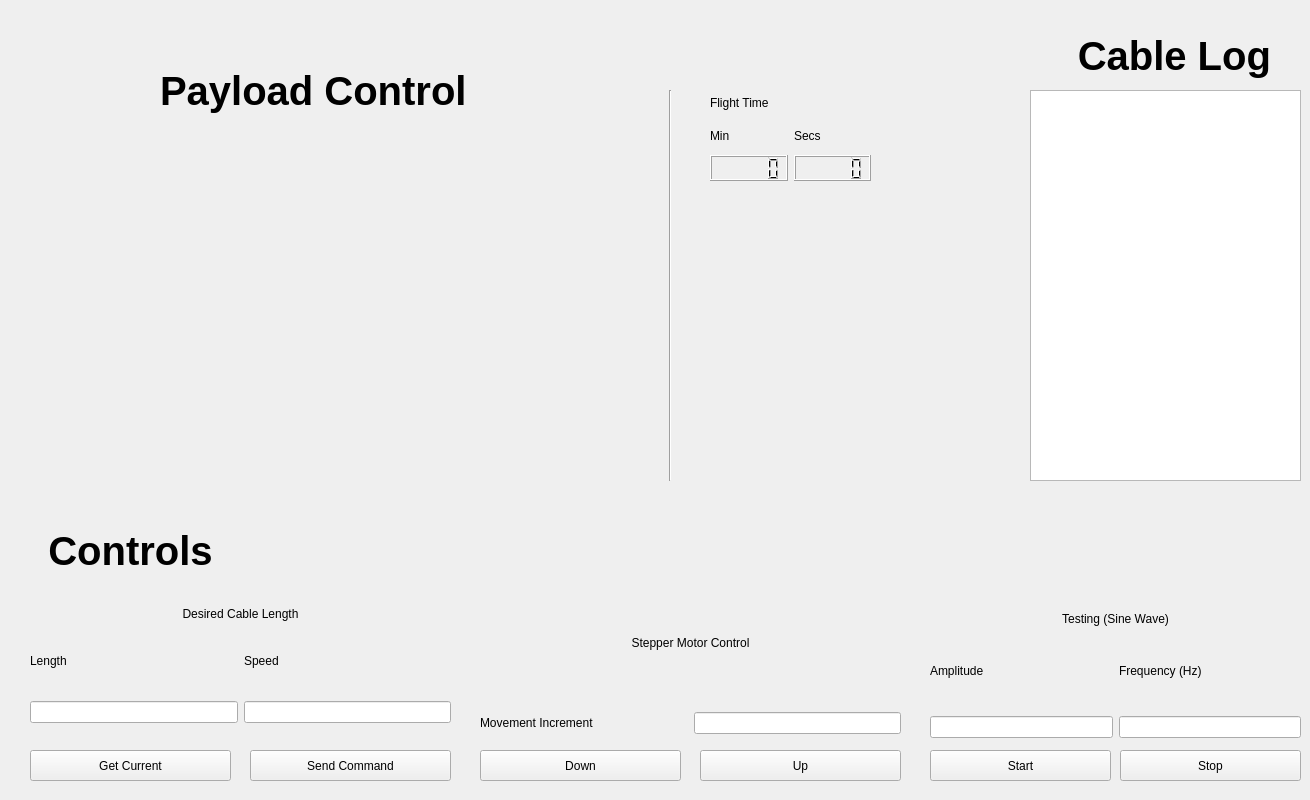
  <widget class="QWidget" name="tab">
   <property name="accessibleName">
    <string>auto water sampling</string>
   </property>
   <attribute name="title">
    <string>Water Sampling</string>
   </attribute>
   <widget class="QLabel" name="titleWaterSampling">
    <property name="geometry">
     <rect>
      <x>160</x>
      <y>60</y>
      <width>331</width>
      <height>61</height>
     </rect>
    </property>
    <property name="font">
     <font>
      <pointsize>30</pointsize>
      <weight>75</weight>
      <bold>true</bold>
     </font>
    </property>
    <property name="text">
     <string>Payload Control</string>
    </property>
   </widget>
   <widget class="QLabel" name="titleControls">
    <property name="geometry">
     <rect>
      <x>-10</x>
      <y>520</y>
      <width>281</width>
      <height>61</height>
     </rect>
    </property>
    <property name="font">
     <font>
      <pointsize>30</pointsize>
      <weight>75</weight>
      <bold>true</bold>
     </font>
    </property>
    <property name="text">
     <string>Controls</string>
    </property>
    <property name="alignment">
     <set>Qt::AlignCenter</set>
    </property>
   </widget>
   <widget class="QPushButton" name="btnGetCurLenght">
    <property name="geometry">
     <rect>
      <x>30</x>
      <y>750</y>
      <width>201</width>
      <height>31</height>
     </rect>
    </property>
    <property name="text">
     <string>Get Current</string>
    </property>
   </widget>
   <widget class="QPushButton" name="btnSendCMD">
    <property name="geometry">
     <rect>
      <x>250</x>
      <y>750</y>
      <width>201</width>
      <height>31</height>
     </rect>
    </property>
    <property name="text">
     <string>Send Command</string>
    </property>
    <property name="shortcut">
     <string>Return</string>
    </property>
   </widget>
   <widget class="Line" name="line">
    <property name="geometry">
     <rect>
      <x>660</x>
      <y>90</y>
      <width>20</width>
      <height>391</height>
     </rect>
    </property>
    <property name="orientation">
     <enum>Qt::Vertical</enum>
    </property>
   </widget>
   <widget class="QPushButton" name="btnDown">
    <property name="geometry">
     <rect>
      <x>480</x>
      <y>750</y>
      <width>201</width>
      <height>31</height>
     </rect>
    </property>
    <property name="text">
     <string>Down</string>
    </property>
   </widget>
   <widget class="QPushButton" name="btnUp">
    <property name="geometry">
     <rect>
      <x>700</x>
      <y>750</y>
      <width>201</width>
      <height>31</height>
     </rect>
    </property>
    <property name="text">
     <string>Up</string>
    </property>
    <property name="shortcut">
     <string>Return</string>
    </property>
   </widget>
   <widget class="QLabel" name="titleCableLog">
    <property name="geometry">
     <rect>
      <x>1030</x>
      <y>30</y>
      <width>241</width>
      <height>51</height>
     </rect>
    </property>
    <property name="font">
     <font>
      <pointsize>30</pointsize>
      <weight>75</weight>
      <bold>true</bold>
     </font>
    </property>
    <property name="text">
     <string>Cable Log</string>
    </property>
    <property name="alignment">
     <set>Qt::AlignRight|Qt::AlignTrailing|Qt::AlignVCenter</set>
    </property>
   </widget>
   <widget class="QTextBrowser" name="Logging_3">
    <property name="geometry">
     <rect>
      <x>1030</x>
      <y>90</y>
      <width>271</width>
      <height>391</height>
     </rect>
    </property>
   </widget>
   <widget class="QWidget" name="verticalLayoutWidget_26">
    <property name="geometry">
     <rect>
      <x>710</x>
      <y>90</y>
      <width>161</width>
      <height>91</height>
     </rect>
    </property>
    <layout class="QVBoxLayout" name="FlightTimeVLayout_2">
     <item>
      <widget class="QLabel" name="FlightTimeLabel_2">
       <property name="text">
        <string>Flight Time</string>
       </property>
      </widget>
     </item>
     <item>
      <layout class="QHBoxLayout" name="FlightTimeHLabel_2">
       <item>
        <widget class="QLabel" name="Min_Label_2">
         <property name="text">
          <string>Min</string>
         </property>
        </widget>
       </item>
       <item>
        <widget class="QLabel" name="Sec_Label_2">
         <property name="text">
          <string>Secs</string>
         </property>
        </widget>
       </item>
      </layout>
     </item>
     <item>
      <layout class="QHBoxLayout" name="FlightTime_DISP_2">
       <item>
        <widget class="QLCDNumber" name="Min_DISP_2"/>
       </item>
       <item>
        <widget class="QLCDNumber" name="Sec_DISP_2"/>
       </item>
      </layout>
     </item>
    </layout>
   </widget>
   <widget class="QWidget" name="gridLayoutWidget_3">
    <property name="geometry">
     <rect>
      <x>30</x>
      <y>580</y>
      <width>421</width>
      <height>171</height>
     </rect>
    </property>
    <layout class="QGridLayout" name="gridLayout_2">
     <item row="2" column="1">
      <widget class="QLineEdit" name="speed_CMD">
       <property name="sizePolicy">
        <sizepolicy hsizetype="Preferred" vsizetype="Fixed">
         <horstretch>0</horstretch>
         <verstretch>0</verstretch>
        </sizepolicy>
       </property>
       <property name="minimumSize">
        <size>
         <width>0</width>
         <height>0</height>
        </size>
       </property>
       <property name="text">
        <string/>
       </property>
      </widget>
     </item>
     <item row="0" column="0" colspan="2">
      <widget class="QLabel" name="lblDesiredCableLength">
       <property name="sizePolicy">
        <sizepolicy hsizetype="Preferred" vsizetype="Fixed">
         <horstretch>0</horstretch>
         <verstretch>0</verstretch>
        </sizepolicy>
       </property>
       <property name="text">
        <string>Desired Cable Length</string>
       </property>
       <property name="alignment">
        <set>Qt::AlignBottom|Qt::AlignHCenter</set>
       </property>
      </widget>
     </item>
     <item row="1" column="0">
      <widget class="QLabel" name="lblAmplitude_2">
       <property name="sizePolicy">
        <sizepolicy hsizetype="Preferred" vsizetype="Fixed">
         <horstretch>0</horstretch>
         <verstretch>0</verstretch>
        </sizepolicy>
       </property>
       <property name="text">
        <string>Length</string>
       </property>
      </widget>
     </item>
     <item row="1" column="1">
      <widget class="QLabel" name="lblSpeed_2">
       <property name="sizePolicy">
        <sizepolicy hsizetype="Preferred" vsizetype="Fixed">
         <horstretch>0</horstretch>
         <verstretch>0</verstretch>
        </sizepolicy>
       </property>
       <property name="text">
        <string>Speed</string>
       </property>
      </widget>
     </item>
     <item row="2" column="0">
      <widget class="QLineEdit" name="length_CMD">
       <property name="sizePolicy">
        <sizepolicy hsizetype="Preferred" vsizetype="Fixed">
         <horstretch>0</horstretch>
         <verstretch>0</verstretch>
        </sizepolicy>
       </property>
       <property name="minimumSize">
        <size>
         <width>0</width>
         <height>0</height>
        </size>
       </property>
       <property name="text">
        <string/>
       </property>
      </widget>
     </item>
    </layout>
   </widget>
   <widget class="QWidget" name="gridLayoutWidget_5">
    <property name="geometry">
     <rect>
      <x>480</x>
      <y>580</y>
      <width>421</width>
      <height>211</height>
     </rect>
    </property>
    <layout class="QGridLayout" name="gridLayout_4">
     <item row="0" column="0" colspan="2">
      <widget class="QLabel" name="lblStepperMotorControl">
       <property name="sizePolicy">
        <sizepolicy hsizetype="Preferred" vsizetype="Fixed">
         <horstretch>0</horstretch>
         <verstretch>0</verstretch>
        </sizepolicy>
       </property>
       <property name="text">
        <string>Stepper Motor Control</string>
       </property>
       <property name="alignment">
        <set>Qt::AlignBottom|Qt::AlignHCenter</set>
       </property>
      </widget>
     </item>
     <item row="1" column="1">
      <widget class="QLineEdit" name="increment_CMD">
       <property name="sizePolicy">
        <sizepolicy hsizetype="Preferred" vsizetype="Fixed">
         <horstretch>0</horstretch>
         <verstretch>0</verstretch>
        </sizepolicy>
       </property>
       <property name="minimumSize">
        <size>
         <width>0</width>
         <height>0</height>
        </size>
       </property>
       <property name="text">
        <string/>
       </property>
      </widget>
     </item>
     <item row="1" column="0">
      <widget class="QLabel" name="lblIncrement">
       <property name="text">
        <string>Movement Increment</string>
       </property>
      </widget>
     </item>
    </layout>
   </widget>
   <widget class="QWidget" name="gridLayoutWidget_6">
    <property name="geometry">
     <rect>
      <x>930</x>
      <y>580</y>
      <width>371</width>
      <height>191</height>
     </rect>
    </property>
    <layout class="QGridLayout" name="gridLayout_5">
     <item row="1" column="1">
      <widget class="QLabel" name="lblSpeed">
       <property name="sizePolicy">
        <sizepolicy hsizetype="Preferred" vsizetype="Fixed">
         <horstretch>0</horstretch>
         <verstretch>0</verstretch>
        </sizepolicy>
       </property>
       <property name="text">
        <string>Frequency (Hz)</string>
       </property>
      </widget>
     </item>
     <item row="0" column="0" colspan="2">
      <widget class="QLabel" name="lblTesting">
       <property name="sizePolicy">
        <sizepolicy hsizetype="Preferred" vsizetype="Fixed">
         <horstretch>0</horstretch>
         <verstretch>0</verstretch>
        </sizepolicy>
       </property>
       <property name="text">
        <string>Testing (Sine Wave)</string>
       </property>
       <property name="alignment">
        <set>Qt::AlignBottom|Qt::AlignHCenter</set>
       </property>
      </widget>
     </item>
     <item row="2" column="1">
      <widget class="QLineEdit" name="test_frequency_CMD">
       <property name="sizePolicy">
        <sizepolicy hsizetype="Preferred" vsizetype="Fixed">
         <horstretch>0</horstretch>
         <verstretch>0</verstretch>
        </sizepolicy>
       </property>
       <property name="minimumSize">
        <size>
         <width>0</width>
         <height>0</height>
        </size>
       </property>
       <property name="text">
        <string/>
       </property>
      </widget>
     </item>
     <item row="1" column="0">
      <widget class="QLabel" name="lblAmplitude">
       <property name="sizePolicy">
        <sizepolicy hsizetype="Preferred" vsizetype="Fixed">
         <horstretch>0</horstretch>
         <verstretch>0</verstretch>
        </sizepolicy>
       </property>
       <property name="text">
        <string>Amplitude</string>
       </property>
      </widget>
     </item>
     <item row="2" column="0">
      <widget class="QLineEdit" name="test_amp_CMD">
       <property name="sizePolicy">
        <sizepolicy hsizetype="Preferred" vsizetype="Fixed">
         <horstretch>0</horstretch>
         <verstretch>0</verstretch>
        </sizepolicy>
       </property>
       <property name="minimumSize">
        <size>
         <width>0</width>
         <height>0</height>
        </size>
       </property>
       <property name="text">
        <string/>
       </property>
      </widget>
     </item>
    </layout>
   </widget>
   <widget class="QPushButton" name="btnStartTest">
    <property name="geometry">
     <rect>
      <x>930</x>
      <y>750</y>
      <width>181</width>
      <height>31</height>
     </rect>
    </property>
    <property name="text">
     <string>Start</string>
    </property>
   </widget>
   <widget class="QPushButton" name="btnStopTest">
    <property name="geometry">
     <rect>
      <x>1120</x>
      <y>750</y>
      <width>181</width>
      <height>31</height>
     </rect>
    </property>
    <property name="text">
     <string>Stop</string>
    </property>
   </widget>
   <widget class="QLabel" name="label_4">
    <property name="geometry">
     <rect>
      <x>30</x>
      <y>50</y>
      <width>111</width>
      <height>91</height>
     </rect>
    </property>
    <property name="text">
     <string/>
    </property>
    <property name="pixmap">
     <pixmap>../images/fsclogo.png</pixmap>
    </property>
    <property name="scaledContents">
     <bool>true</bool>
    </property>
   </widget>
  </widget>
